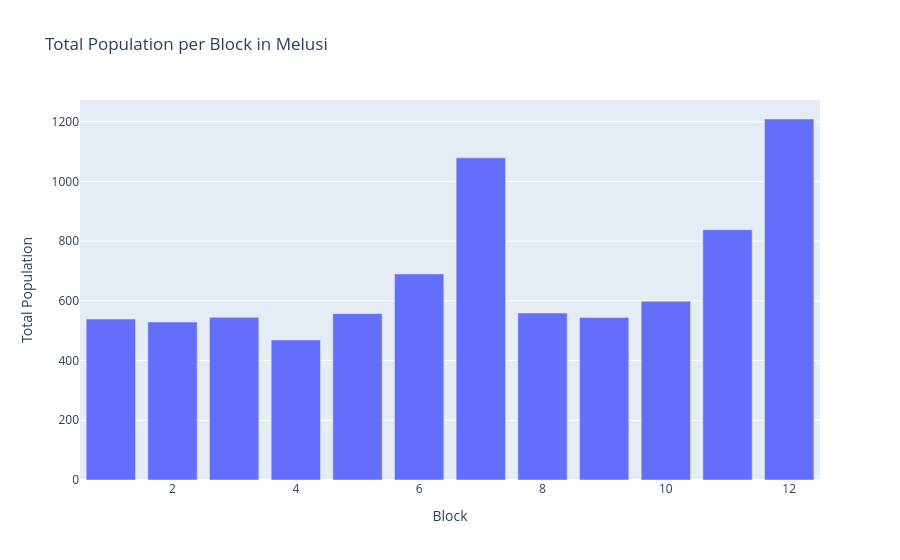

Notebook code cell kept with this figure:
### Code cell
block_population = df.groupby("Blocks")["corrected_population"].sum().reset_index()


fig = px.bar(
    block_population,
    x="Blocks",
    y="corrected_population",
    title="Total Population per Block in Melusi",
    labels={"corrected_population": "Total Population", "Blocks": "Block"},
)

fig.show()

### Figure 1 — Plotly figure (JSON) as saved in the notebook; plotly's stock layout.template omitted (floating-point values rounded to 4 significant figures)
{"data": [{"hovertemplate": "Block=%{x}<br>Total Population=%{y}<extra></extra>", "legendgroup": "", "marker": {"color": "#636efa", "pattern": {"shape": ""}}, "name": "", "orientation": "v", "showlegend": false, "textposition": "auto", "type": "bar", "x": [1.0, 2.0, 3.0, 4.0, 5.0, 6.0, 7.0, 8.0, 9.0, 10.0, 11.0, 12.0], "xaxis": "x", "y": [539, 529, 545, 469, 557, 690, 1079, 559, 544, 599, 838, 1209], "yaxis": "y"}], "layout": {"barmode": "relative", "legend": {"tracegroupgap": 0}, "title": {"text": "Total Population per Block in Melusi"}, "xaxis": {"anchor": "y", "domain": [0, 1], "title": {"text": "Block"}}, "yaxis": {"anchor": "x", "domain": [0, 1], "title": {"text": "Total Population"}}}}
